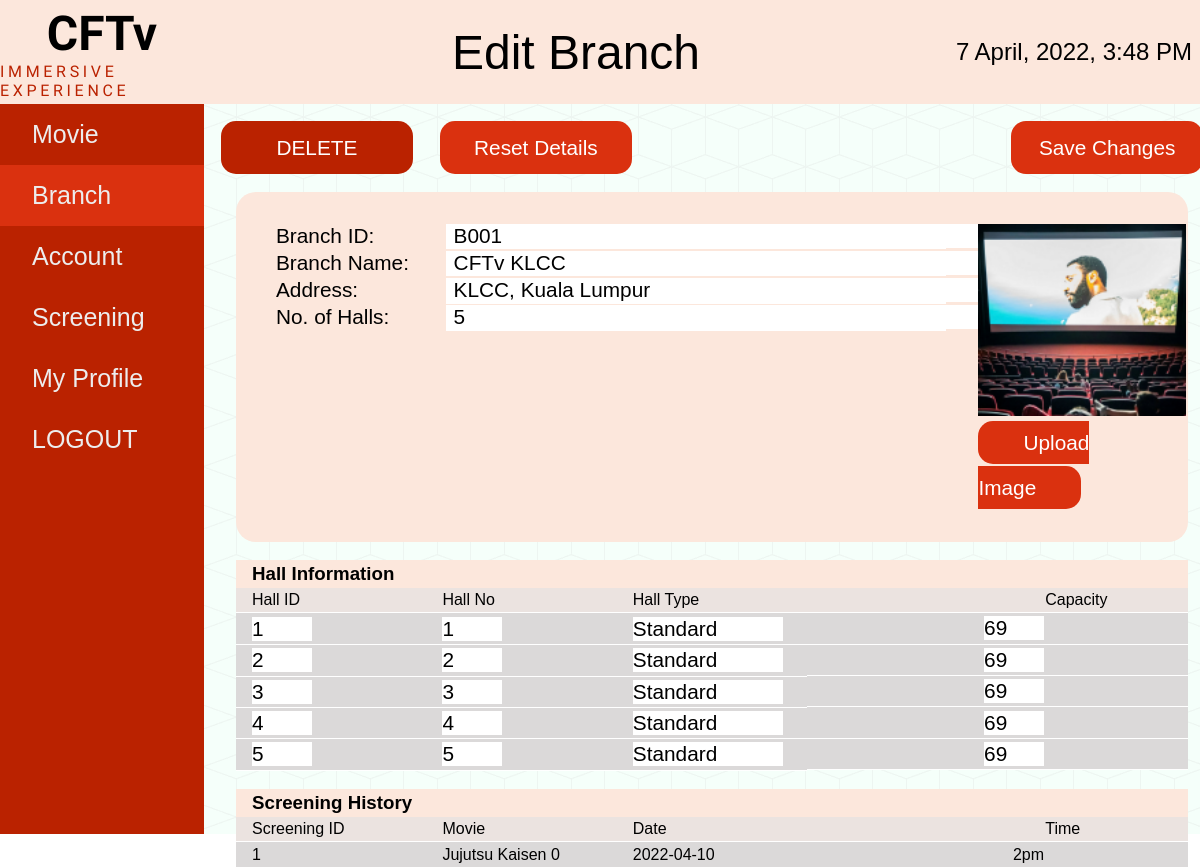
Page /branchEdit.php?id=B001&br_id=39 (signed in) on the committed database.
### tables this page shows
CREATE TABLE `branch` (
  `br_id` int(11) NOT NULL,
  `branch_id` varchar(30) NOT NULL,
  `branch_name` varchar(300) NOT NULL,
  `branch_address` varchar(300) NOT NULL,
  `branch_image` varchar(300) DEFAULT NULL,
  `no_of_halls` int(11) NOT NULL,
  `hall_id` int(11) NOT NULL,
  `screening_id` int(11) DEFAULT NULL
);

CREATE TABLE `hall` (
  `h_id` int(11) NOT NULL,
  `hall_id` varchar(30) NOT NULL,
  `seat_id` int(11) DEFAULT NULL,
  `hall_no` int(11) NOT NULL,
  `hall_type` varchar(30) NOT NULL,
  `hall_capacity` int(11) NOT NULL
);

CREATE TABLE `screening` (
  `screening_id` int(11) NOT NULL,
  `screen_id` varchar(11) NOT NULL,
  `movie_id` int(11) NOT NULL,
  `branch_id` int(11) NOT NULL,
  `hall_id` int(11) NOT NULL,
  `screening_date` date NOT NULL,
  `screening_time` varchar(6) NOT NULL
);

CREATE TABLE `movie` (
  `movie_id` int(11) NOT NULL,
  `movie_poster` varchar(300) NOT NULL,
  `movie_name` varchar(300) NOT NULL,
  `movie_duration` varchar(20) NOT NULL,
  `movie_date` date NOT NULL,
  `movie_rating` int(11) NOT NULL,
  `movie_trailer` varchar(300) NOT NULL,
  `movie_desc` varchar(3000) NOT NULL,
  `movie_case` varchar(30) NOT NULL
);

### branchEdit.php (the view, shortened to what this page needs)
<?php
require_once 'config.php';
$br_id = $_GET['id'];
	$branch_details = mysqli_query($connect, "select * from branch where branch_id = '".$br_id."' ");
	$branh_details = mysqli_query($connect, "select * from branch where branch_id = '".$br_id."' ");
	$screen_details = mysqli_query($connect, "select * from screening inner join movie on screening.movie_id = movie.movie_id where screening.branch_id = '".$_GET['br_id']."' ");
		$branch = mysqli_fetch_assoc($branch_details);
?>
<!DOCTYPE html>
<html lang="en">
	<head>
		<link rel="stylesheet" href="./styles/style.css" />
	</head>
	<body>
		<div class="navbar">
			<div class="logo">
				<h1>CFTv</h1>
				<p>IMMERSIVE EXPERIENCE</p>
			</div>
			<div class="heading">
				<h1>Edit Branch</h1>
			</div>
			<div class="date">
				<h2><?php echo date("j F, Y, g:i A") ?></h2>
			</div>
		</div>
		<div class="draw-body">
			<div class="drawer">
				<li><a href="./movieList.php">Movie</a></li>
				<li class="active"><a href="./branchList.php">Branch</a></li>
				<li><a href="./account-list.php">Account</a></li>
				<li><a href="./screenList.php">Screening</a></li>
				<li><a href="./profile.php">My Profile</a></li>
				<li><a href="branchEdit.php?logout" title="Log Out">LOGOUT</a></li>
			</div>
			<form method="post" enctype="multipart/form-data">
			<div class="content">
				<div class="button-bar-account">
					<button class="delete" type="submit" name="delete_branch">DELETE</button>
					<button type="reset">Reset Details</button>
					<button type="submit" name="update_branch">Save Changes</button>
				</div>
				<div class="main">
					<div class="box-account">
						<div class="left">
							<li>Branch ID:</li>
							<li>Branch Name:</li>
							<li>Address:</li>
							<li>No. of Halls:</li>
						</div>
						<div class="right">
							<li><input type="text" name="branch_id" style="width:550px; font-size: 1.3rem; border: none;" value="<?php echo $branch['branch_id']; ?>" readonly></li>
							<li><input type="text" name="branch_name" style="width:550px; font-size: 1.3rem; border: none;" value="<?php echo $branch['branch_name']; ?>" required></li>
							<li><input type="text" name="branch_address" style="width:550px; font-size: 1.3rem; border: none;" value="<?php echo $branch['branch_address']; ?>" required></li>
							<li><input type="text" name="no_of_hall" id="no_of_hall" style="width:550px; font-size: 1.3rem; border: none;" value="<?php echo $branch['no_of_halls']; ?>"readonly></li>
						</div>
						<div class="image">
							<img src="./images/<?php echo $branch['branch_image']; ?>" alt="branch_image" id="output" />
							<label for="branch_image">Upload Image</label>
						</div>
					</div>
					<br>
					<div class="txn">
						<h3>Hall Information</h3>
						<table>
							<tr>
								<th>Hall ID</th>
								<th>Hall No</th>
								<th>Hall Type</th>
								<th>Capacity</th>
							</tr>
							<?php
								while($branh = mysqli_fetch_assoc($branh_details)){
								$hall_details = mysqli_query($connect, "select * from hall where hall_id = '".$branh['hall_id']."' ");
								$hall = mysqli_fetch_assoc($hall_details);
							?>
							<tr>
								<td><input type='text' name='hall_id[]' style='width:60px; font-size: 1.3rem; border: none;' value="<?php echo $hall['hall_id']; ?>" readonly></td>
								<td><input type='text' name='hall_no[]' style='width:60px; font-size: 1.3rem; border: none;'required value="<?php echo $hall['hall_no']; ?>"></td>
								<td><input type='text' name='hall_type[]' style='width:150px; font-size: 1.3rem; border: none;'  required value="<?php echo $hall['hall_type']; ?>"></td>
								<td><input type='text' name='hall_capacity[]' style='width:60px; font-size: 1.3rem; border: none;' required value="<?php echo $hall['hall_capacity']; ?>"></td>
							</tr>
						<?php
							}
						?>
						</table>
					</div>
					<br>
					<div class="txn">
						<h3>Screening History</h3>
						<table>
							<tr>
								<th>Screening ID</th>
								<th>Movie</th>
								<th>Date</th>
								<th>Time</th>
							</tr>
							<?php
								while ($screen_detail = mysqli_fetch_assoc($screen_details)) {
							?>
							<tr>
								<td><?php echo $screen_detail['screen_id']; ?></td>
								<td><?php echo $screen_detail['movie_name']; ?></td>
								<td><?php echo $screen_detail['screening_date']; ?></td>
								<td><?php echo $screen_detail['screening_time']; ?></td>
							</tr>
								<?php
									}
							?>
						</table>
					</div>
				</form>
				</div>
	</body>
</html>

### styles/style.css (style rules this page uses)
* { margin: 0; padding: 0; box-sizing: border-box; }
body { min-height: 100vh; font-family: 'Gill Sans', 'Gill Sans MT', Calibri, 'Trebuchet MS', sans-serif; }
.navbar { height: 13vh; display: grid; grid-template-columns: 17% auto 21%; background-color: #fce7dc; }
.navbar .logo, .heading, .date { display: flex; flex-direction: column; min-width: 100%; min-height: 100%; align-items: center; justify-content: center; }
.navbar .logo h1 { font-family: "Rajdhani"; font-size: 3rem; }
.navbar .logo p { font-family: "Rajdhani"; letter-spacing: 0.23rem; color: #ba2200; }
.navbar .heading h1 { font-size: 3rem; font-weight: 500; }
.navbar .date h2 { font-weight: 500; }
.draw-body { min-height: 87vh; display: grid; grid-template-columns: 17% auto; }
.draw-body .drawer { background-color: #ba2200; min-width: 100%; display: flex; flex-direction: column; font-size: 25px; }
.draw-body .drawer li { padding: 1rem 0; list-style: none; cursor: pointer; }
.draw-body .drawer .active { background-color: #da310f; }
.draw-body .drawer li a { padding-left: 2rem; text-decoration: none; color: #ededed; }
.draw-body .content { background-color: #f5fffa; background-image: url('../images/cubes.png'); display: grid; grid-template-rows: 12% auto; }
.draw-body .content button { height: 3.3rem; width: 12rem; border-radius: 15px; font-size: 1.3rem; background-color: #da310f; color: #fff; font-weight: 500; border: none; cursor: pointer; }
.draw-body .content .delete { background-color: #ba2200; }
.draw-body .content .button-bar-account { margin: 0 2rem; display: grid; grid-template-columns: 23% 60% auto; justify-content: center; align-items: center; }
.content .main .box-account { background-color: #fce7dc; border-radius: 20px; margin: 0 2rem auto 2rem; padding: 2rem; width: auto; display: grid; grid-template-columns: 20% 60% auto; }
.content .main .box-account .image { display: flex; align-items: center; justify-content: center; }
.content .main .box-account .image img { width: 13rem; height: 12rem; }
.content .main .box-account .right { margin-right: 2rem; }
.content .main .box-account li { list-style: none; font-size: 1.3rem; margin-bottom: 0.1rem; padding-bottom: 0.1rem; padding-left: 0.5rem; }
.content .main .box-account .right li { background-color: #fff; }
.main .txn { margin: 0 2rem; }
.main .txn h3 { width: 100%; background-color: #fce7dc; padding: 0.2rem 1rem; }
.main .txn table { border-collapse: collapse; width: 100%; }
.main .txn table tr td:nth-child(1) { width: 20%; }
.main .txn table tr td:nth-child(2) { width: 20%; }
.main .txn table tr td:nth-child(3) { width: 20%; }
.main .txn table tr td:nth-child(4) { width: 40%; cursor: pointer; display: flex; align-items: center; justify-content: right; padding-right: 9rem; min-width: 100%; min-height: 100%; }
.main .txn table tr th:nth-child(4) { padding-right: 4rem; padding-left: 25%; }
.main .txn th { background-color: #ebe3e0; text-align: left; font-weight: 500; padding: 0.2rem 1rem; border-bottom: 1px solid #fff; }
.main .txn td { background-color: #dbd9d9; text-align: left; font-weight: 500; padding: 0.2rem 1rem; border-bottom: 1px solid #fff; }

### branchEdit.php (style rules this page uses)
.content .main .box-account .image { display: flow-root; }
a { text-decoration: none; color: white; }
label { border-radius: 15px; font-size: 1.3rem; background-color: #da310f; color: #fff; font-weight: 500; padding: 10px 45px 10px 45px; line-height: 45px; }

### rows in the picture
branch: branch_id "B001", branch_name "CFTv KLCC", branch_address "KLCC, Kuala Lumpur", no_of_hall "5", branch_image (picture), hall_id "1", hall_no "1", hall_type "Standard", hall_capacity "69"
branch: hall_id "2", hall_no "2", hall_type "Standard", hall_capacity "69"
branch: hall_id "3", hall_no "3", hall_type "Standard", hall_capacity "69"
branch: hall_id "4", hall_no "4", hall_type "Standard", hall_capacity "69"
branch: hall_id "5", hall_no "5", hall_type "Standard", hall_capacity "69"
screening: screen "1", movie.movie_name "Jujutsu Kaisen 0", screening_date "2022-04-10", screening_time "2pm"
